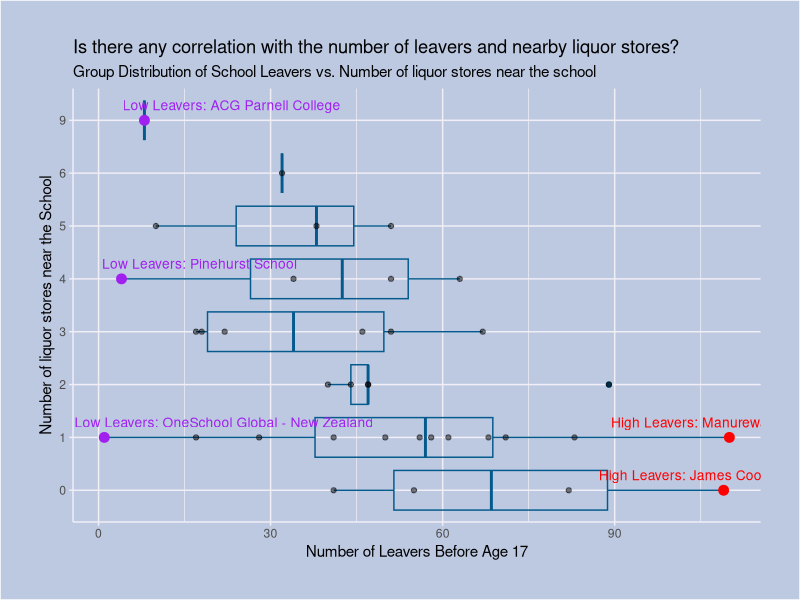
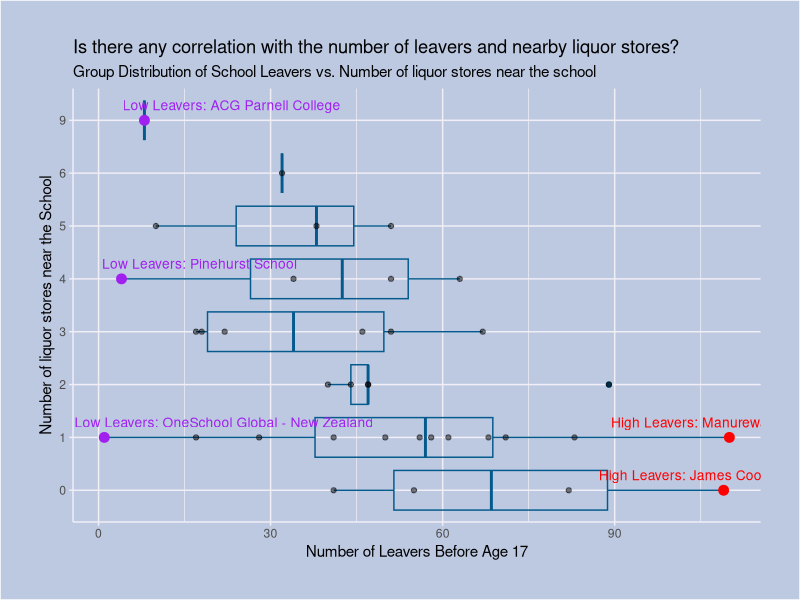

Generate these figures, in order, with R:
library(tidyverse)
library(ggplot2)
library(dplyr)
ref_school <- read_csv("reference_schools.csv")
leavers_school <- read_csv("school_leavers_data.csv")
liquor_store_near_schools <- read_csv("school_nearby_liquor_stores.csv")

### Getting the df I want, which is a dataframe that has leavers, liquor and ref school.
## Left join liquor and ref data to combine
# Left join data, so that the variables in ref schools are kept and not lost
combined_data <- left_join(
    ref_school, 
    liquor_store_near_schools, 
    by = c("latitude" = "latitude", 
           "longitude" = "longitude"))

## Processing combined Data
# Maybe counting how many liquor stores are nearby schools?
summary_school_liq <- combined_data %>%
  group_by(org_name) %>%
  # Did not clean the na values as I wanted to keep schools that are not near liquor stores
  # This will not count na but will count other values
  summarise(liquor_store_count = sum(!is.na(place_lat)))

## Left joinning again to get the combine the data with the reference gorup
ref_combined_data <- left_join(
    ref_school, 
    summary_school_liq, 
    by = "org_name"
  )

## Left joining one more time to get the leavers into the date frame
# Instead of the ref school, we want to drop school_id values not inside leavers_school
leavers_combined_data <- left_join(
  leavers_school,
  ref_combined_data,
  by = "school_id"
)

# Now I have all the data to create my visualization, 
# no. liquor stores vs school leavers in one df.

### Visualisation Part : )

## Theme related
my_colours <- c("#f1eef6","#bdc9e1","#74a9cf","#2b8cbe","#045a8d")

my_theme <- theme(
  # Overall background
  plot.background = element_rect(fill = my_colours[2]),
  panel.background = element_rect(fill = my_colours[2]),
  
  # Lines of the graph itself
  panel.grid = element_line(color = my_colours[1]),
  axis.ticks = element_line(color = my_colours[1]),
  axis.line = element_line(color = my_colours[1]),
  
  # Legend Themes
  legend.title = element_text(color = "black"),
  legend.background = element_rect(color= my_colours[5]),
  
  
  #plot
  plot.margin = margin(1,1,1,1,"cm"))

## I want to do a group by of number of liquor store (y value)
## and the x value is the number of school leavers
## Also want to annotate the graph with the lowest and highest school leaver.
# Convert liquor_store_count to a factor for proper grouping
leavers_combined_data <- leavers_combined_data %>%
  mutate(liquor_store_count = as.factor(liquor_store_count))

# Using stringR to shorten the names of the school for the plot


# Finding the school with the lower and highest leavers
highest_leavers <- leavers_combined_data %>%
  filter(leavers_before_17 == max(leavers_before_17, na.rm = TRUE))

lowest_leavers <- leavers_combined_data %>%
  filter(leavers_before_17 == min(leavers_before_17, na.rm = TRUE))

highlighted_schools_high <- leavers_combined_data %>%
  filter(leavers_before_17 > 100) %>%  # Adjust threshold as needed
  mutate(label_text = paste0("High Leavers: ", org_name))

highlighted_schools_low <- leavers_combined_data %>%
  filter(leavers_before_17 < 10) %>%  # Adjust threshold as needed
  mutate(label_text = paste0("Low Leavers: ", org_name))

# Creating the plot with the box plot + points + also hightlight the highest and 
# lowest school leavers.
my_viz <- 
  ggplot(leavers_combined_data, 
         aes(y = liquor_store_count, 
             x = leavers_before_17,
             )
         ) +
  
  # Create Box plot of Nearby Liquor Stores vs School Leavers
  geom_boxplot(colour = my_colours[5], fill = "transparent") +
  
  geom_text(data = highlighted_schools_high, aes(label = label_text), 
            vjust = -1, hjust = 0.5, size = 3.5, color = "red")+
  
  geom_text(data = highlighted_schools_low, aes(label = label_text), 
            vjust = -1, hjust = 0.10, size = 3.5, color = "purple")+
  
  geom_point(alpha = 0.5) + # Create all school points
  geom_point(data = highlighted_schools_high, 
             aes(y = liquor_store_count, 
                 x = leavers_before_17), 
             color = "red", size = 3
             ) +  # Change color for highest leavers
  
  geom_point(data = highlighted_schools_low, 
             aes(y = liquor_store_count, 
                 x = leavers_before_17), 
             color = "purple", size = 3
             ) +  # Change color for lowest leavers
  labs(
    title = "Is there any correlation with the number of leavers and nearby liquor stores?",
    subtitle = "Group Distribution of School Leavers vs. Number of liquor stores near the school",
    y = "Number of liquor stores near the School",
    x = "Number of Leavers Before Age 17"
  ) +
  my_theme

print(my_viz)
ggsave("my_viz.png", width = 12, height = 6,)






